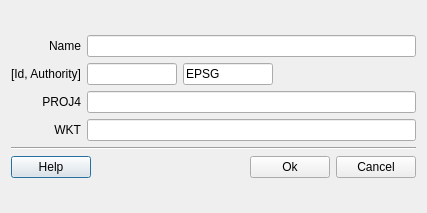
<?xml version="1.0" encoding="UTF-8"?>
<ui version="4.0">
 <class>SRSDialogForm</class>
 <widget class="QDialog" name="SRSDialogForm">
  <property name="geometry">
   <rect>
    <x>0</x>
    <y>0</y>
    <width>427</width>
    <height>213</height>
   </rect>
  </property>
  <property name="windowTitle">
   <string>Spatial Reference System</string>
  </property>
  <layout class="QGridLayout" name="gridLayout">
   <item row="0" column="0">
    <layout class="QVBoxLayout" name="verticalLayout_3">
     <item>
      <layout class="QHBoxLayout" name="horizontalLayout_2">
       <item>
        <layout class="QVBoxLayout" name="verticalLayout">
         <item>
          <widget class="QLabel" name="label">
           <property name="minimumSize">
            <size>
             <width>10</width>
             <height>0</height>
            </size>
           </property>
           <property name="text">
            <string>Name</string>
           </property>
           <property name="alignment">
            <set>Qt::AlignRight|Qt::AlignTrailing|Qt::AlignVCenter</set>
           </property>
          </widget>
         </item>
         <item>
          <widget class="QLabel" name="label_2">
           <property name="minimumSize">
            <size>
             <width>10</width>
             <height>0</height>
            </size>
           </property>
           <property name="text">
            <string>[Id, Authority]</string>
           </property>
           <property name="alignment">
            <set>Qt::AlignRight|Qt::AlignTrailing|Qt::AlignVCenter</set>
           </property>
          </widget>
         </item>
         <item>
          <widget class="QLabel" name="label_4">
           <property name="minimumSize">
            <size>
             <width>10</width>
             <height>0</height>
            </size>
           </property>
           <property name="text">
            <string>PROJ4</string>
           </property>
           <property name="alignment">
            <set>Qt::AlignRight|Qt::AlignTrailing|Qt::AlignVCenter</set>
           </property>
          </widget>
         </item>
         <item>
          <widget class="QLabel" name="label_5">
           <property name="minimumSize">
            <size>
             <width>10</width>
             <height>0</height>
            </size>
           </property>
           <property name="text">
            <string>WKT</string>
           </property>
           <property name="alignment">
            <set>Qt::AlignRight|Qt::AlignTrailing|Qt::AlignVCenter</set>
           </property>
          </widget>
         </item>
        </layout>
       </item>
       <item>
        <layout class="QVBoxLayout" name="verticalLayout_2">
         <item>
          <widget class="QLineEdit" name="m_nameLineEdit">
           <property name="toolTip">
            <string>Enter the Spatial Reference System name</string>
           </property>
          </widget>
         </item>
         <item>
          <layout class="QHBoxLayout" name="horizontalLayout">
           <item>
            <widget class="QLineEdit" name="m_idLineEdit">
             <property name="maximumSize">
              <size>
               <width>90</width>
               <height>16777215</height>
              </size>
             </property>
             <property name="toolTip">
              <string>Enter the Spatial Reference System identification</string>
             </property>
            </widget>
           </item>
           <item>
            <widget class="QLineEdit" name="m_authIdLineEdit">
             <property name="maximumSize">
              <size>
               <width>90</width>
               <height>16777215</height>
              </size>
             </property>
             <property name="toolTip">
              <string>Enter the name of the authority provinding the Spatial Reference System Identification</string>
             </property>
             <property name="text">
              <string>EPSG</string>
             </property>
            </widget>
           </item>
           <item>
            <spacer name="horizontalSpacer_2">
             <property name="orientation">
              <enum>Qt::Horizontal</enum>
             </property>
             <property name="sizeHint" stdset="0">
              <size>
               <width>40</width>
               <height>20</height>
              </size>
             </property>
            </spacer>
           </item>
          </layout>
         </item>
         <item>
          <widget class="QLineEdit" name="m_p4TxtLineEdit">
           <property name="toolTip">
            <string>Spatial Reference System PROJ4 text decription</string>
           </property>
           <property name="text">
            <string/>
           </property>
          </widget>
         </item>
         <item>
          <widget class="QLineEdit" name="m_wktLineEdit">
           <property name="toolTip">
            <string>Spatial Refence System OGC's well-known text</string>
           </property>
           <property name="text">
            <string/>
           </property>
          </widget>
         </item>
        </layout>
       </item>
      </layout>
     </item>
     <item>
      <widget class="Line" name="line">
       <property name="orientation">
        <enum>Qt::Horizontal</enum>
       </property>
      </widget>
     </item>
     <item>
      <layout class="QHBoxLayout" name="horizontalLayout_3">
       <item>
        <widget class="QPushButton" name="m_helpPushButton">
         <property name="text">
          <string>Help</string>
         </property>
        </widget>
       </item>
       <item>
        <spacer name="horizontalSpacer">
         <property name="orientation">
          <enum>Qt::Horizontal</enum>
         </property>
         <property name="sizeHint" stdset="0">
          <size>
           <width>40</width>
           <height>20</height>
          </size>
         </property>
        </spacer>
       </item>
       <item>
        <widget class="QPushButton" name="m_okPushButton">
         <property name="toolTip">
          <string>Click to save the new Spatial Reference System</string>
         </property>
         <property name="text">
          <string>Ok</string>
         </property>
        </widget>
       </item>
       <item>
        <widget class="QPushButton" name="m_cancelPushButton">
         <property name="text">
          <string>Cancel</string>
         </property>
        </widget>
       </item>
      </layout>
     </item>
    </layout>
   </item>
  </layout>
 </widget>
 <resources/>
 <connections/>
</ui>
